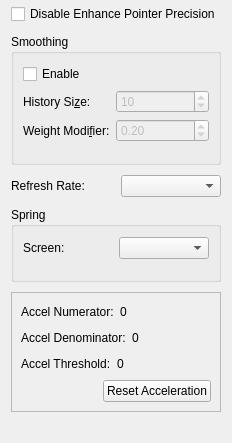
       <widget class="QWidget" name="mouseSettingsPage">
        <layout class="QVBoxLayout" name="verticalLayout_9">
         <property name="spacing">
          <number>10</number>
         </property>
         <property name="topMargin">
          <number>4</number>
         </property>
         <item>
          <widget class="QCheckBox" name="disableWindowsEnhancedPointCheckBox">
           <property name="toolTip">
            <string>Disable the &quot;Enhanced Pointer Precision&quot; Windows setting
while Pad is running. Disabling &quot;Enhanced Pointer Precision&quot;
will allow mouse movement within Pad to be more
precise.</string>
           </property>
           <property name="text">
            <string>Disable Enhance Pointer Precision</string>
           </property>
          </widget>
         </item>
         <item>
          <widget class="QGroupBox" name="groupBox">
           <property name="enabled">
            <bool>true</bool>
           </property>
           <property name="title">
            <string>Smoothing</string>
           </property>
           <layout class="QVBoxLayout" name="verticalLayout_7">
            <property name="topMargin">
             <number>10</number>
            </property>
            <property name="bottomMargin">
             <number>20</number>
            </property>
            <item>
             <widget class="QCheckBox" name="smoothingEnableCheckBox">
              <property name="text">
               <string>Enable</string>
              </property>
             </widget>
            </item>
            <item>
             <layout class="QFormLayout" name="formLayout">
              <item row="0" column="0">
               <widget class="QLabel" name="label_6">
                <property name="text">
                 <string>History Si&amp;ze:</string>
                </property>
                <property name="buddy">
                 <cstring>historySizeSpinBox</cstring>
                </property>
               </widget>
              </item>
              <item row="0" column="1">
               <widget class="QSpinBox" name="historySizeSpinBox">
                <property name="enabled">
                 <bool>false</bool>
                </property>
                <property name="minimum">
                 <number>1</number>
                </property>
                <property name="maximum">
                 <number>100</number>
                </property>
                <property name="value">
                 <number>10</number>
                </property>
               </widget>
              </item>
              <item row="1" column="0">
               <widget class="QLabel" name="label_7">
                <property name="text">
                 <string>Weight Modi&amp;fier:</string>
                </property>
                <property name="buddy">
                 <cstring>weightModifierDoubleSpinBox</cstring>
                </property>
               </widget>
              </item>
              <item row="1" column="1">
               <widget class="QDoubleSpinBox" name="weightModifierDoubleSpinBox">
                <property name="enabled">
                 <bool>false</bool>
                </property>
                <property name="maximum">
                 <double>1.000000000000000</double>
                </property>
                <property name="singleStep">
                 <double>0.100000000000000</double>
                </property>
                <property name="value">
                 <double>0.200000000000000</double>
                </property>
               </widget>
              </item>
             </layout>
            </item>
           </layout>
          </widget>
         </item>
         <item>
          <layout class="QHBoxLayout" name="horizontalLayout_10">
           <item>
            <widget class="QLabel" name="mouseRefreshRateLabel">
             <property name="text">
              <string>Refresh Rate:</string>
             </property>
            </widget>
           </item>
           <item>
            <widget class="QComboBox" name="mouseRefreshRateComboBox">
             <property name="toolTip">
              <string>The refresh rate is the amount of time that will elapse
in between mouse events. Please be cautious when
editing this setting as it will cause the program to use
more CPU power. Setting this value too low can cause
system instability. Please test the setting before using
it unattended.</string>
             </property>
            </widget>
           </item>
          </layout>
         </item>
         <item>
          <widget class="QGroupBox" name="springGroupBox">
           <property name="title">
            <string>Spring</string>
           </property>
           <layout class="QVBoxLayout" name="verticalLayout_8">
            <property name="topMargin">
             <number>10</number>
            </property>
            <property name="bottomMargin">
             <number>20</number>
            </property>
            <item>
             <layout class="QHBoxLayout" name="horizontalLayout_11">
              <item>
               <widget class="QLabel" name="springScreenLabel">
                <property name="text">
                 <string>Screen:</string>
                </property>
                <property name="buddy">
                 <cstring>springScreenComboBox</cstring>
                </property>
               </widget>
              </item>
              <item>
               <widget class="QComboBox" name="springScreenComboBox">
                <property name="toolTip">
                 <string>Utilize the specified screen for spring mode. On Linux, the
default is to use the primary screen. On Windows, the default
is to use all available screens.</string>
                </property>
               </widget>
              </item>
             </layout>
            </item>
           </layout>
          </widget>
         </item>
         <item>
          <widget class="QFrame" name="extraInfoFrame">
           <property name="frameShape">
            <enum>QFrame::Shape::StyledPanel</enum>
           </property>
           <property name="frameShadow">
            <enum>QFrame::Shadow::Raised</enum>
           </property>
           <layout class="QVBoxLayout" name="verticalLayout_10">
            <item>
             <layout class="QHBoxLayout" name="horizontalLayout_13">
              <property name="spacing">
               <number>6</number>
              </property>
              <item>
               <widget class="QLabel" name="accelNumTitleLabel">
                <property name="sizePolicy">
                 <sizepolicy hsizetype="Preferred" vsizetype="Preferred">
                  <horstretch>0</horstretch>
                  <verstretch>0</verstretch>
                 </sizepolicy>
                </property>
                <property name="text">
                 <string>Accel Numerator:</string>
                </property>
               </widget>
              </item>
              <item>
               <widget class="QLabel" name="accelNumLabel">
                <property name="sizePolicy">
                 <sizepolicy hsizetype="Preferred" vsizetype="Preferred">
                  <horstretch>0</horstretch>
                  <verstretch>0</verstretch>
                 </sizepolicy>
                </property>
                <property name="text">
                 <string>0</string>
                </property>
               </widget>
              </item>
              <item>
               <spacer name="horizontalSpacer_3">
                <property name="orientation">
                 <enum>Qt::Orientation::Horizontal</enum>
                </property>
                <property name="sizeHint" stdset="0">
                 <size>
                  <width>40</width>
                  <height>20</height>
                 </size>
                </property>
               </spacer>
              </item>
             </layout>
            </item>
            <item>
             <layout class="QHBoxLayout" name="horizontalLayout_15">
              <item>
               <widget class="QLabel" name="accelDenomTitleLabel">
                <property name="text">
                 <string>Accel Denominator:</string>
                </property>
               </widget>
              </item>
              <item>
               <widget class="QLabel" name="accelDenomLabel">
                <property name="text">
                 <string>0</string>
                </property>
               </widget>
              </item>
              <item>
               <spacer name="horizontalSpacer_4">
                <property name="orientation">
                 <enum>Qt::Orientation::Horizontal</enum>
                </property>
                <property name="sizeHint" stdset="0">
                 <size>
                  <width>40</width>
                  <height>20</height>
                 </size>
                </property>
               </spacer>
              </item>
             </layout>
            </item>
            <item>
             <layout class="QHBoxLayout" name="horizontalLayout_14">
              <item>
               <widget class="QLabel" name="accelThresTitleLabel">
                <property name="text">
                 <string>Accel Threshold:</string>
                </property>
               </widget>
              </item>
              <item>
               <widget class="QLabel" name="accelThresLabel">
                <property name="text">
                 <string>0</string>
                </property>
               </widget>
              </item>
              <item>
               <spacer name="horizontalSpacer_5">
                <property name="orientation">
                 <enum>Qt::Orientation::Horizontal</enum>
                </property>
                <property name="sizeHint" stdset="0">
                 <size>
                  <width>40</width>
                  <height>20</height>
                 </size>
                </property>
               </spacer>
              </item>
             </layout>
            </item>
            <item>
             <layout class="QHBoxLayout" name="horizontalLayout_16">
              <item>
               <spacer name="horizontalSpacer">
                <property name="orientation">
                 <enum>Qt::Orientation::Horizontal</enum>
                </property>
                <property name="sizeHint" stdset="0">
                 <size>
                  <width>40</width>
                  <height>20</height>
                 </size>
                </property>
               </spacer>
              </item>
              <item>
               <widget class="QPushButton" name="resetAccelPushButton">
                <property name="toolTip">
                 <string>If the acceleration values for the virtual mouse have been
changed by a different process, particularly when quitting
an older game, then you might want to reset the acceleration
values used by the virtual mouse.</string>
                </property>
                <property name="text">
                 <string>Reset Acceleration</string>
                </property>
               </widget>
              </item>
             </layout>
            </item>
           </layout>
          </widget>
         </item>
         <item>
          <spacer name="verticalSpacer_5">
           <property name="orientation">
            <enum>Qt::Orientation::Vertical</enum>
           </property>
           <property name="sizeHint" stdset="0">
            <size>
             <width>20</width>
             <height>20</height>
            </size>
           </property>
          </spacer>
         </item>
        </layout>
       </widget>
